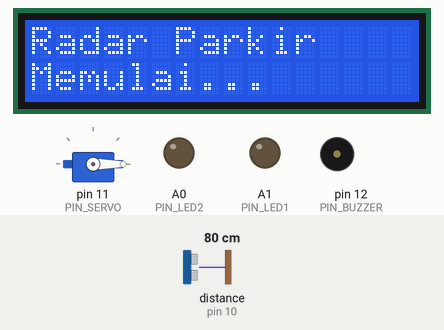
Simulated run of this sketch. Board: Arduino Uno, built with avr-gcc and run on an emulated ATmega328P. Shown: servo, 16×2 character LCD, output pins drawn as LEDs (lit = HIGH), buzzer (waves = sounding). Wiring (inferred from the names in the program): ultrasonic range finder: trigger pin 9; echo pin 10. Inputs (shaded band) come from the test bench; at power-on: distance to the obstacle (sensor on pin 10) 80 cm. The echo pulse lasts 58.3 µs per cm; pins used as bus, display or sensor lines are not drawn; what the sketch prints to the serial monitor is not drawn.

Above: at 0.1 s.
2.8 s: distance to the obstacle (sensor on pin 10) set to 2 cm
At 3.05 s:
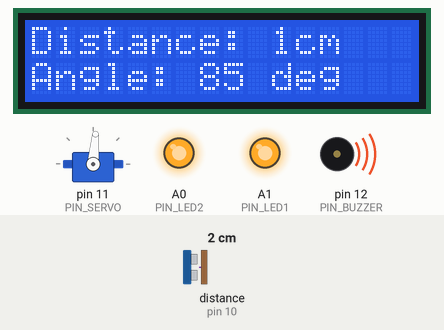
4.8 s: distance to the obstacle (sensor on pin 10) set to 10 cm
At 5.12 s:
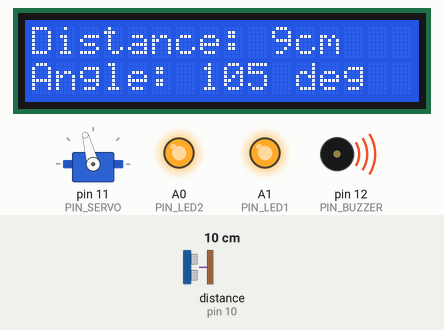
7.8 s: distance to the obstacle (sensor on pin 10) set to 13 cm
At 8.08 s:
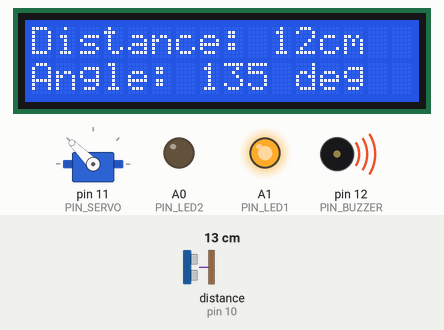
9.8 s: distance to the obstacle (sensor on pin 10) set to 250 cm
At 10.3 s:
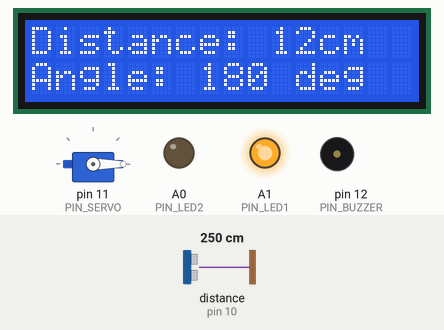
12.0 s: distance to the obstacle (sensor on pin 10) set to 18 cm
At 12.29 s:
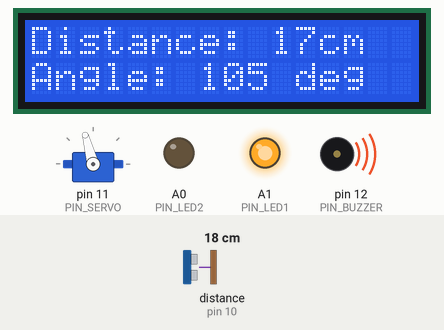
13.8 s: distance to the obstacle (sensor on pin 10) set to 4 cm
At 17.9 s:
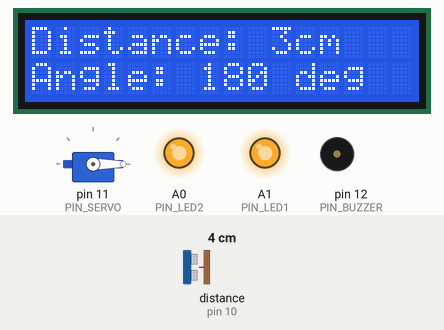
Timing chart, 0 to 18.5 s (numbered marks = the images above; inputs shaded):
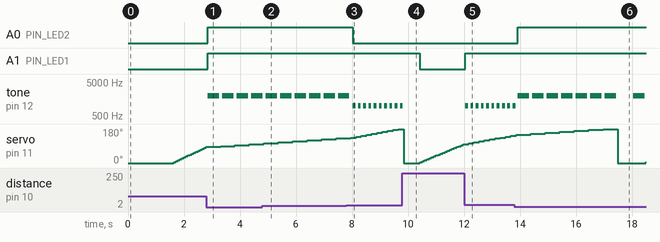

Measured:
- the behaviour switches between 11 and 12 cm on distance to the obstacle (sensor on pin 10) (found by bisection; images 2 and 3)
- after the input at 2.8 s, A0 (PIN_LED2), A1 (PIN_LED1): LOW → HIGH after 0.05 s; tone on pin 12 (PIN_BUZZER): alternates 2000 Hz for 0.40 s and silent for 0.12 s, starting after 0.05 s
- after the input at 7.8 s, A0 (PIN_LED2): HIGH → LOW after 0.23 s; tone on pin 12 (PIN_BUZZER): alternates 1000 Hz for 0.10 s and silent for 0.09 s, starting after 0.23 s
- after the input at 9.8 s, A1 (PIN_LED1): HIGH → LOW after 0.62 s; tone on pin 12 (PIN_BUZZER): goes on until 9.8 s, then stays silent
- after the input at 12.0 s, A1 (PIN_LED1): LOW → HIGH after 0.05 s; tone on pin 12 (PIN_BUZZER): alternates 1000 Hz for 0.10 s and silent for 0.09 s, starting after 0.05 s
- after the input at 13.8 s, A0 (PIN_LED2): LOW → HIGH after 0.13 s
- what the display in image 1 shows lasts 0.5 s, from 2.9 s to 3.4 s

The sketch:

radar_parkir.ino
```cpp
#include <Servo.h>
#include <LiquidCrystal.h>

const int PIN_SERVO  = 11;
const int PIN_TRIG   = 9;
const int PIN_ECHO   = 10;
const int PIN_BUZZER = 12;
const int PIN_LED1   = A1;
const int PIN_LED2   = A0;

// LCD: RS, E, D4, D5, D6, D7
LiquidCrystal lcd(7, 6, 5, 4, 3, 2);

const int JARAK_PERINGATAN = 30;  // cm -> LED1 + buzzer pendek
const int JARAK_BAHAYA     = 10;  // cm -> LED2 + buzzer panjang
const int LANGKAH_SUDUT    = 5;   // derajat per langkah
const int JEDA_LANGKAH     = 60;  // ms, waktu servo stabil
const unsigned long TIMEOUT_ECHO = 30000UL; // us (~5 m)

Servo servo;

int ukurJarak() {
  digitalWrite(PIN_TRIG, LOW);
  delayMicroseconds(2);
  digitalWrite(PIN_TRIG, HIGH);
  delayMicroseconds(10);
  digitalWrite(PIN_TRIG, LOW);

  unsigned long durasi = pulseIn(PIN_ECHO, HIGH, TIMEOUT_ECHO);
  if (durasi == 0) return -1;
  return (int)(durasi * 0.0343 / 2.0);
}

void tampilkanLCD(int jarak, int sudut) {
  lcd.setCursor(0, 0);
  lcd.print("Distance:       ");
  lcd.setCursor(10, 0);
  if (jarak < 0) {
    lcd.print("---");
  } else {
    lcd.print(jarak);
    lcd.print("cm");
  }

  lcd.setCursor(0, 1);
  lcd.print("Angle:          ");
  lcd.setCursor(7, 1);
  lcd.print(sudut);
  lcd.print(" deg");
}

void atur_peringatan(int jarak) {
  bool bahaya     = (jarak >= 0 && jarak <= JARAK_BAHAYA);
  bool peringatan = (jarak >= 0 && jarak <= JARAK_PERINGATAN);

  digitalWrite(PIN_LED1, peringatan ? HIGH : LOW);
  digitalWrite(PIN_LED2, bahaya ? HIGH : LOW);

  if (bahaya) {
    tone(PIN_BUZZER, 2000, 400);   // bunyi panjang
    delay(450);
  } else if (peringatan) {
    tone(PIN_BUZZER, 1000, 100);   // bunyi pendek
    delay(120);
  } else {
    noTone(PIN_BUZZER);
  }
}
void prosesSudut(int sudut) {
  servo.write(sudut);
  delay(JEDA_LANGKAH);

  int jarak = ukurJarak();
  tampilkanLCD(jarak, sudut);
  atur_peringatan(jarak);

  Serial.print(sudut);
  Serial.print(",");
  Serial.println(jarak);
}
void setup() {
  Serial.begin(9600);

  pinMode(PIN_TRIG, OUTPUT);
  pinMode(PIN_ECHO, INPUT);
  pinMode(PIN_BUZZER, OUTPUT);
  pinMode(PIN_LED1, OUTPUT);
  pinMode(PIN_LED2, OUTPUT);

  servo.attach(PIN_SERVO);
  servo.write(0);

  lcd.begin(16, 2);
  lcd.print("Radar Parkir");
  lcd.setCursor(0, 1);
  lcd.print("Memulai...");
  delay(1500);
  lcd.clear();
}

void loop() {
  // Sapu 0 -> 180
  for (int sudut = 0; sudut <= 180; sudut += LANGKAH_SUDUT) {
    prosesSudut(sudut);
  }
  // Kembali ke 0 (langsung, tanpa pengukuran)
  servo.write(0);
  delay(500);
}
```
